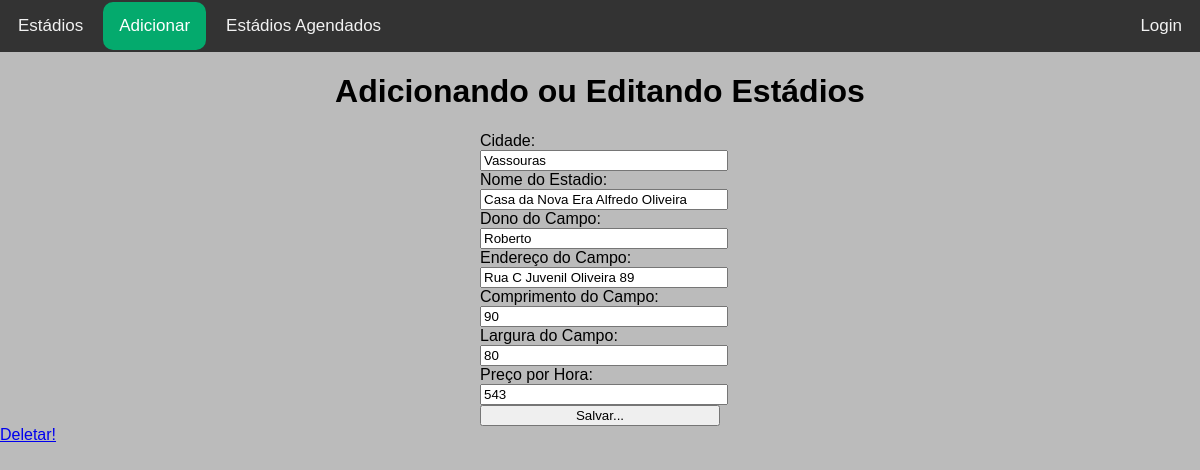
Screenshot of /atualizar/4 with the database file from the repository.
### aluguel/models.py (models this page shows, shortened)
class Estadio(models.Model):
    cidade = models.CharField('Cidade', max_length=40)
    nomeEstadio = models.CharField('Nome do Estadio', max_length=50)
    donoCampo = models.CharField('Dono do Campo', max_length=80)
    enderecoCampo = models.CharField('Endereço do Campo', max_length=150)
    comprimentoCampo = models.SmallIntegerField('Comprimento do Campo')
    larguraCampo = models.SmallIntegerField('Largura do Campo')
    precoHora = models.PositiveSmallIntegerField('Preço por Hora')

### aluguel/views.py (the view)
# urls.py: path('atualizar/<int:id>', atualizarEstadio, name="atualizarEstadio"),
def atualizarEstadio(request, id):
    estadio = Estadio.objects.get(id=id)
    form = EstadioForm(request.POST or None, instance=estadio)
    if form.is_valid():
        form.save()
        return redirect('listaEstadios')
    return render(request, "estadioForm.html", {"form": form, "estadio": estadio})

### aluguel/forms.py
class EstadioForm(forms.ModelForm):
    class Meta:
        model = Estadio
        fields = ["cidade", "nomeEstadio", "donoCampo", "enderecoCampo", "comprimentoCampo", "larguraCampo", "precoHora"]

### aluguel/templates/estadioForm.html (shortened to what this page needs)
<!doctype html>
{% load static %}
<html lang="pt-br">
<head>
    <link rel="stylesheet" href="{% static 'style.css' %}">
</head>
<body>
    <header>
        <nav>
            <ul>
                <li><a href="{% url 'listaEstadios' %}">Estádios</a></li>
                <li><a href="{% url 'adicionarEstadio' %}" class="novoEstadio, atual">Adicionar</a></li>
                <li><a href="{% url 'estadiosEscolhidos' %}">Estádios Agendados</a></li>
                <li><a href="#" class="login">Login</a></li>
            </ul>
        </nav>
    </header>
    <h1>Adicionando ou Editando Estádios</h1>
    <form method="POST">
        {{form}}
        <button type="submit">Salvar...</button>
    </form>
    {% if estadio %}
        <a href="{% url 'deletarEstadio' estadio.id %}">Deletar!</a>
    {% endif %}
</body>
</html>

### aluguel/static/style.css (style rules this page uses)
body { margin: 0; background-color: #bbbbbb; font-family: Arial; }
header { height: 3.25em; background-color: #333; overflow: hidden; }
header a { border-radius: 10px; float: left; color: #f2f2f2; text-align: center; padding: 14px 16px; margin: 2px 2px 2px 2px; text-decoration: none; font-size: 17px; transition: all 0.5s ease-in-out ; }
header .atual { background-color: #04AA6D; color: white; }
header a.login { float: right; }
h1 { text-align: center; }
a { margin: 0; }
ul { margin: 0; padding: 0; }
li { margin: 0; list-style: none; }
form { vertical-align: center; width: 20%; margin: auto; align-items: center; }
input, select, button { width: 100%; display: inline-block; }

### rows the page displays
Estadio: cidade "Vassouras", nomeEstadio "Casa da Nova Era Alfredo Oliveira", donoCampo "Roberto", enderecoCampo "Rua C Juvenil Oliveira 89", comprimentoCampo "90", larguraCampo "80", precoHora "543"
